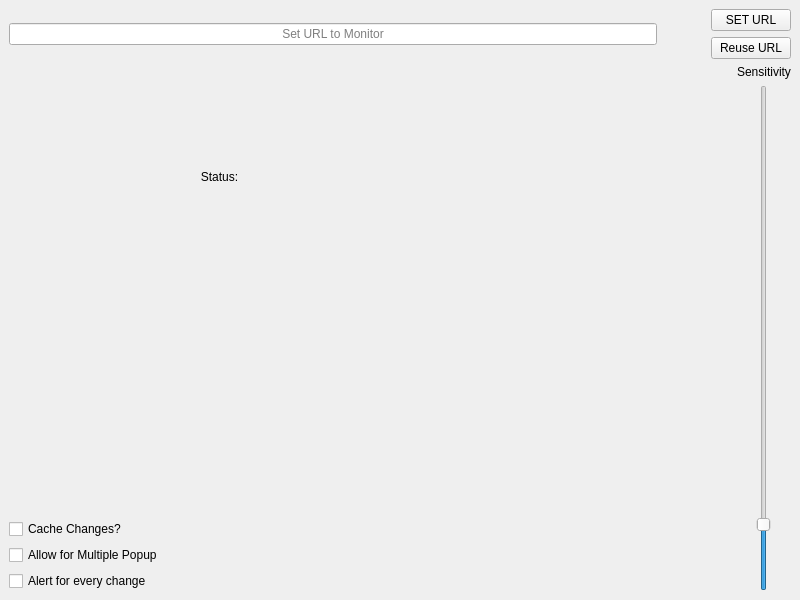
<?xml version="1.0" encoding="UTF-8"?>
<ui version="4.0">
 <class>LoggingHome</class>
 <widget class="QMainWindow" name="LoggingHome">
  <property name="geometry">
   <rect>
    <x>0</x>
    <y>0</y>
    <width>800</width>
    <height>600</height>
   </rect>
  </property>
  <property name="sizePolicy">
   <sizepolicy hsizetype="Preferred" vsizetype="Minimum">
    <horstretch>0</horstretch>
    <verstretch>0</verstretch>
   </sizepolicy>
  </property>
  <property name="windowTitle">
   <string>LoggingHome</string>
  </property>
  <widget class="QWidget" name="centralwidget">
   <layout class="QGridLayout" name="gridLayout">
    <item row="0" column="0" colspan="2">
     <layout class="QHBoxLayout" name="horizontalLayout">
      <item>
       <widget class="QLineEdit" name="urlLineEdit">
        <property name="text">
         <string/>
        </property>
        <property name="alignment">
         <set>Qt::AlignCenter</set>
        </property>
        <property name="placeholderText">
         <string>Set URL to Monitor</string>
        </property>
       </widget>
      </item>
      <item>
       <spacer name="horizontalSpacer">
        <property name="orientation">
         <enum>Qt::Horizontal</enum>
        </property>
        <property name="sizeType">
         <enum>QSizePolicy::Fixed</enum>
        </property>
        <property name="sizeHint" stdset="0">
         <size>
          <width>48</width>
          <height>20</height>
         </size>
        </property>
       </spacer>
      </item>
      <item>
       <layout class="QVBoxLayout" name="verticalLayout_3">
        <item>
         <widget class="QPushButton" name="setURLButton">
          <property name="text">
           <string>SET URL</string>
          </property>
         </widget>
        </item>
        <item>
         <widget class="QPushButton" name="reuseURLButton">
          <property name="text">
           <string>Reuse URL</string>
          </property>
         </widget>
        </item>
       </layout>
      </item>
     </layout>
    </item>
    <item row="1" column="0">
     <layout class="QVBoxLayout" name="verticalLayout">
      <item>
       <layout class="QHBoxLayout" name="horizontalLayout_2">
        <item>
         <spacer name="horizontalSpacer_3">
          <property name="orientation">
           <enum>Qt::Horizontal</enum>
          </property>
          <property name="sizeType">
           <enum>QSizePolicy::Fixed</enum>
          </property>
          <property name="sizeHint" stdset="0">
           <size>
            <width>40</width>
            <height>20</height>
           </size>
          </property>
         </spacer>
        </item>
        <item>
         <widget class="QLabel" name="status_label">
          <property name="sizePolicy">
           <sizepolicy hsizetype="MinimumExpanding" vsizetype="MinimumExpanding">
            <horstretch>0</horstretch>
            <verstretch>0</verstretch>
           </sizepolicy>
          </property>
          <property name="minimumSize">
           <size>
            <width>50</width>
            <height>50</height>
           </size>
          </property>
          <property name="maximumSize">
           <size>
            <width>400</width>
            <height>400</height>
           </size>
          </property>
          <property name="baseSize">
           <size>
            <width>0</width>
            <height>0</height>
           </size>
          </property>
          <property name="text">
           <string>Status:</string>
          </property>
          <property name="scaledContents">
           <bool>true</bool>
          </property>
          <property name="alignment">
           <set>Qt::AlignCenter</set>
          </property>
         </widget>
        </item>
        <item>
         <spacer name="horizontalSpacer_2">
          <property name="orientation">
           <enum>Qt::Horizontal</enum>
          </property>
          <property name="sizeHint" stdset="0">
           <size>
            <width>40</width>
            <height>20</height>
           </size>
          </property>
         </spacer>
        </item>
       </layout>
      </item>
      <item>
       <spacer name="verticalSpacer">
        <property name="orientation">
         <enum>Qt::Vertical</enum>
        </property>
        <property name="sizeType">
         <enum>QSizePolicy::MinimumExpanding</enum>
        </property>
        <property name="sizeHint" stdset="0">
         <size>
          <width>20</width>
          <height>20</height>
         </size>
        </property>
       </spacer>
      </item>
      <item>
       <widget class="QCheckBox" name="checkBox">
        <property name="sizePolicy">
         <sizepolicy hsizetype="Fixed" vsizetype="Fixed">
          <horstretch>0</horstretch>
          <verstretch>0</verstretch>
         </sizepolicy>
        </property>
        <property name="text">
         <string>Cache Changes?</string>
        </property>
       </widget>
      </item>
      <item>
       <widget class="QCheckBox" name="checkBox_multiple">
        <property name="sizePolicy">
         <sizepolicy hsizetype="Fixed" vsizetype="Fixed">
          <horstretch>0</horstretch>
          <verstretch>0</verstretch>
         </sizepolicy>
        </property>
        <property name="text">
         <string>Allow for Multiple Popup</string>
        </property>
       </widget>
      </item>
      <item>
       <widget class="QCheckBox" name="checkBox_singlechange">
        <property name="sizePolicy">
         <sizepolicy hsizetype="Fixed" vsizetype="Fixed">
          <horstretch>0</horstretch>
          <verstretch>0</verstretch>
         </sizepolicy>
        </property>
        <property name="text">
         <string>Alert for every change</string>
        </property>
       </widget>
      </item>
     </layout>
    </item>
    <item row="1" column="1">
     <layout class="QVBoxLayout" name="verticalLayout_2">
      <item>
       <widget class="QLabel" name="label">
        <property name="text">
         <string>Sensitivity</string>
        </property>
        <property name="alignment">
         <set>Qt::AlignCenter</set>
        </property>
       </widget>
      </item>
      <item alignment="Qt::AlignHCenter">
       <widget class="QSlider" name="verticalSlider">
        <property name="sizePolicy">
         <sizepolicy hsizetype="Fixed" vsizetype="Expanding">
          <horstretch>0</horstretch>
          <verstretch>0</verstretch>
         </sizepolicy>
        </property>
        <property name="maximum">
         <number>50</number>
        </property>
        <property name="value">
         <number>6</number>
        </property>
        <property name="orientation">
         <enum>Qt::Vertical</enum>
        </property>
       </widget>
      </item>
     </layout>
    </item>
   </layout>
  </widget>
 </widget>
 <resources/>
 <connections/>
</ui>
